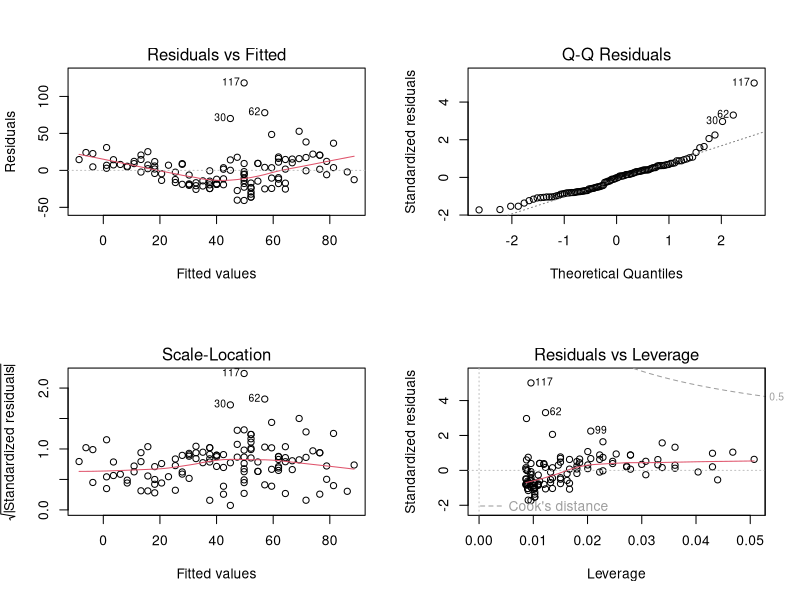
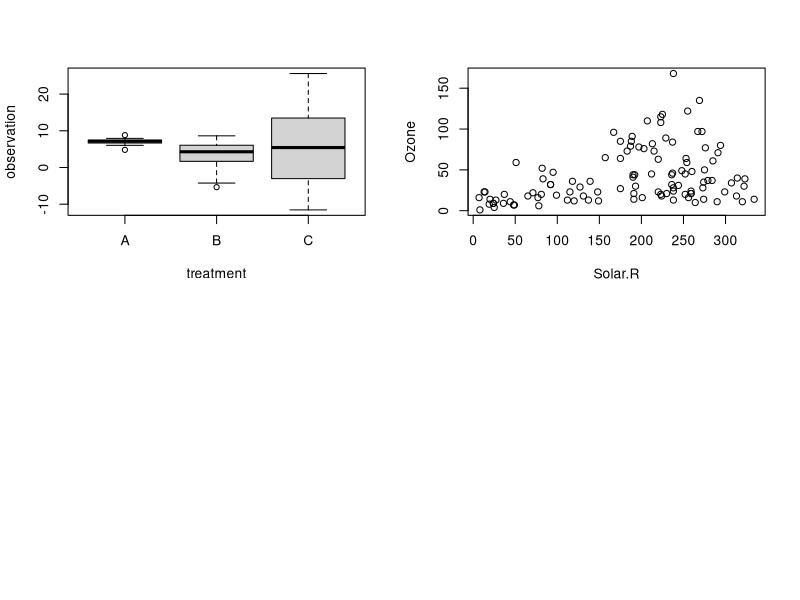

Recreate these plots in R, in order.
## ---- chunk 1
fit <- lm(Ozone ~ Temp , data = airquality)
par(mfrow = c(2,2))
plot(fit)
## ---- chunk 2
set.seed(125)
data = data.frame(treatment = factor(rep(c("A", "B", "C"), each = 15)))
data$observation = c(7,2,4)[as.numeric(data$treatment)] + rnorm(length(data$treatment), sd = as.numeric(data$treatment)^2)
boxplot(observation ~ treatment, data = data)
## ---- chunk 3
fit = lm(observation ~ treatment, data = data)
#summary(fit)
summary(aov(fit))
## ---- chunk 4
library(nlme)
fit = gls(observation ~ treatment, data = data, weights = varIdent(form = ~ 1 | treatment))
summary(fit)
## ---- chunk 5
anova(fit)
## ---- chunk 6
library(glmmTMB)
fit<-glmmTMB(observation ~ treatment, data = data, dispformula = ~ treatment)
## ---- chunk 7
summary(fit)
## ---- chunk 8
plot(Ozone ~ Solar.R, data = airquality)
